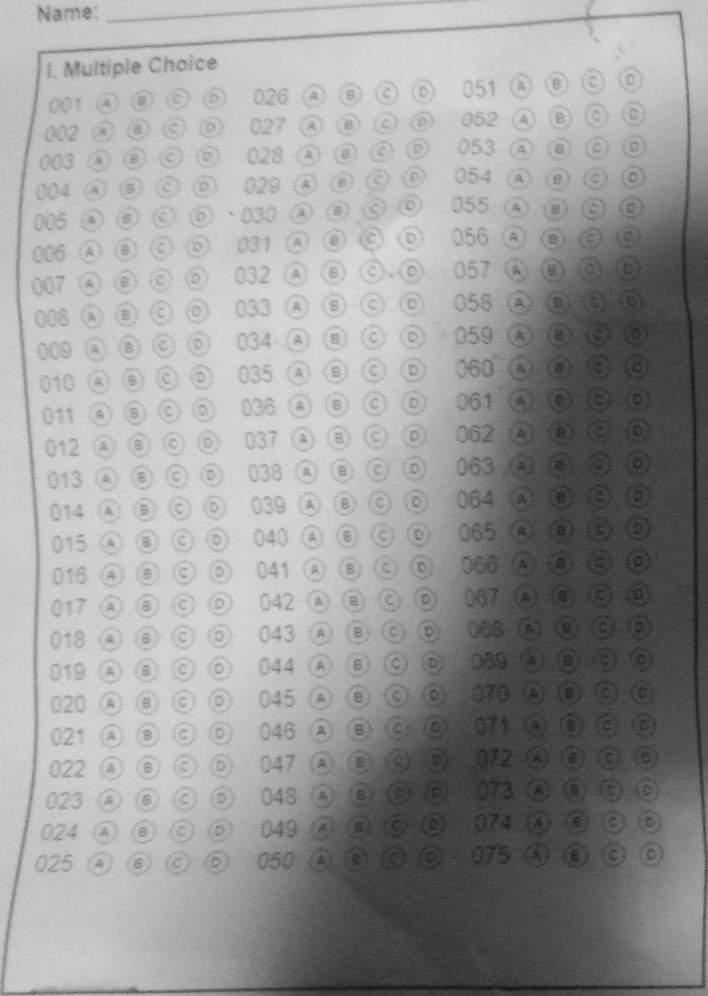
#> input picture 1.png, 708 x 996 px, shrunk from 1262 x 1774 before the run, found by its file name
$ python mark_det.py
#> lines starting #> are read from the running program, lines starting #| are printed output that depends on the picture; after the words box and inside, x2 and y2 are one past the last pixel; in counts of white or black regions, pixels touching at a corner belong together
import cv2
import numpy as np
from matplotlib import pyplot as plt

def show_img(image, **kwargs):
    # Display the image with detected rectangles using matplotlib
    plt.imshow(image,**kwargs)
    plt.axis('off')
    plt.show()

def show_img(img, cmap=None):
    plt.figure(figsize=(8, 6))
    plt.imshow(img, cmap=cmap)
    plt.axis('off')
    plt.show()

# Load an image from file
image = cv2.imread(r"C:\Users\USER\Documents\GitHub\sample\sampleapp\helloworld\1.png", 0)
#> image is the input picture: shape (996, 708); min 16, max 219, mean 153.6

# Apply adaptive thresholding
adaptive_thresh = cv2.adaptiveThreshold(image, 255, cv2.ADAPTIVE_THRESH_MEAN_C, cv2.THRESH_BINARY, 11, 2)
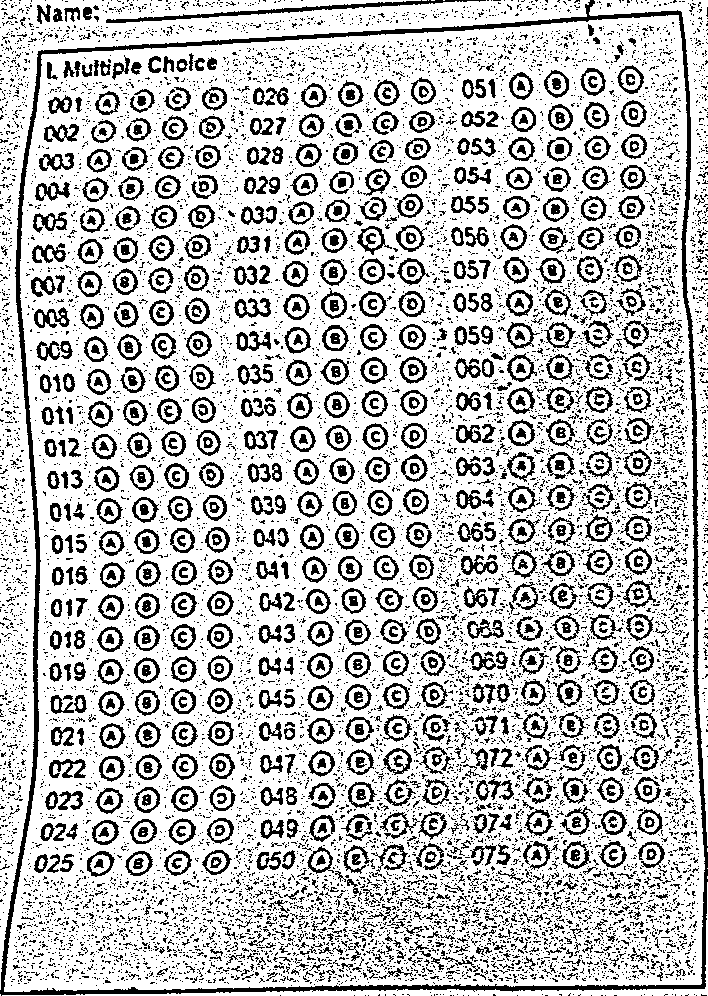
#> adaptive_thresh: shape (996, 708); 75.1% white; 12894 black regions (11791 under 20 px), largest, box (x1, y1, x2, y2) and area: (0, 0, 708, 996) 13939, (106, 0, 486, 23) 1311, (49, 759, 86, 778) 367


ret, thresh = cv2.threshold(adaptive_thresh, 50, 255, 1)


#show_img(erode)

#gray_blurred = cv2.blur(gray, (3, 3))

# Apply Hough transform on the blurred image.
detected_circles = cv2.HoughCircles(thresh,
                   cv2.HOUGH_GRADIENT, 1, 20, param1 = 50,
               param2 = 30, minRadius = 1, maxRadius = 40)
#> detected_circles = 336 rows, first 8: [622.5, 612.5, 33.8], [625.5, 474.5, 29.4], [551.5, 668.5, 33.8], [344.5, 867.5, 33.8], [369.5, 956.5, 32.7], [446.5, 468.5, 37.2], [642.5, 290.5, 33.8], [394.5, 293.5, 37.2]

# Draw circles that are detected.
if detected_circles is not None:

    # Convert the circle parameters a, b and r to integers.
    detected_circles = np.uint16(np.around(detected_circles))
#> detected_circles = 336 rows, first 8: [622, 612, 34], [626, 474, 29], [552, 668, 34], [344, 868, 34], [370, 956, 33], [446, 468, 37], [642, 290, 34], [394, 294, 37]

    for pt in detected_circles[0, :]:
        a, b, r = pt[0], pt[1], pt[2]
        print(pt)
        # Draw the circumference of the circle.
        cv2.circle(thresh, (a, b), r, (0, 255, 0), 5)

        # Draw a small circle (of radius 1) to show the center.
        cv2.circle(thresh, (a, b), 1, (0, 0, 255), 10)
#> this loop made 336 passes
#| [622 612  34]
#| [626 474  29]
#| [552 668  34]
#| [344 868  34]
#| [370 956  33]
#| [446 468  37]
#| [642 290  34]
#| [394 294  37]
#> (further printed lines are left out)
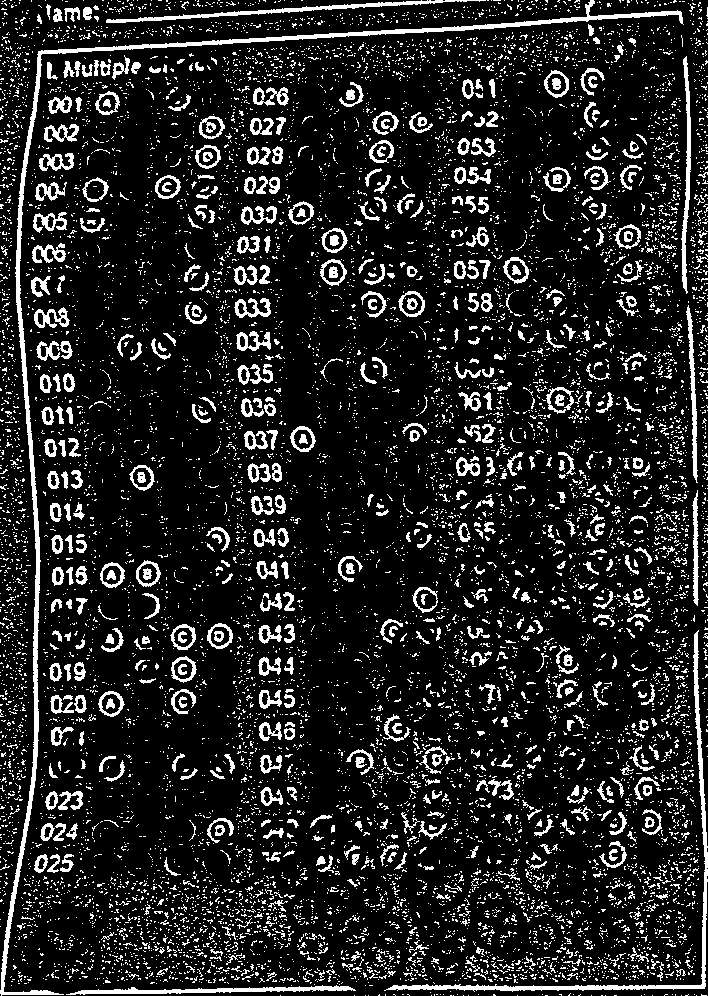
#> thresh: shape (996, 708); 13.9% white; 11098 white regions (10412 under 20 px), largest, box (x1, y1, x2, y2) and area: (0, 0, 684, 996) 7157, (384, 630, 708, 992) 2777, (106, 0, 486, 23) 1311
        #cv2.imshow("Detected Circle", img)
show_img(thresh)

$ run again, with 2.png copied over 1.png
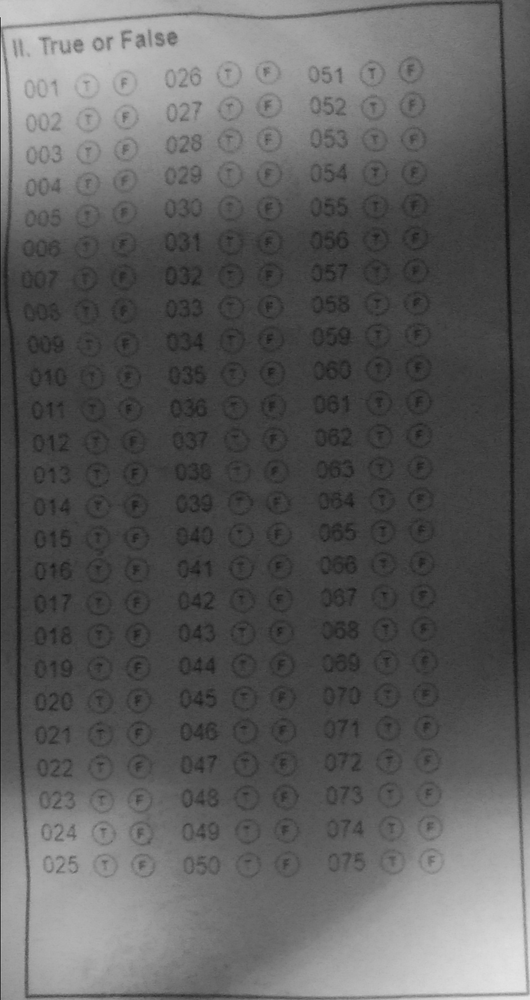
#> input picture 2.png, 530 x 1000 px, shrunk from 950 x 1794 before the run, found by its file name
#> image is the input picture: shape (1000, 530); min 18, max 230, mean 93.1
#> `adaptive_thresh = cv2.adaptiveThreshold(image, 255, cv2.ADAPTIVE_THRES..`:
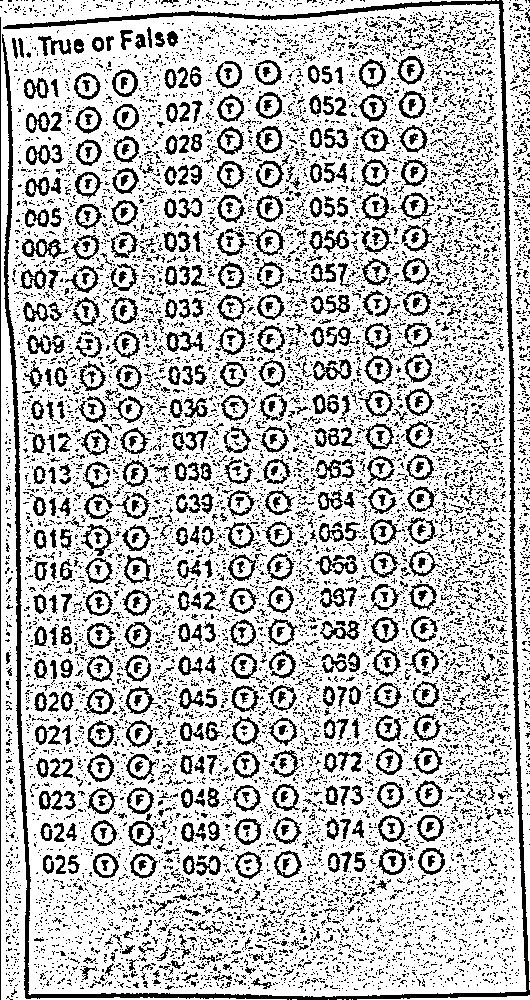
#> adaptive_thresh: shape (1000, 530); 74.4% white; black in thin lines or dots
#> `detected_circles = cv2.HoughCircles(thresh, cv2.HOUGH_GRADIENT, 1, 20,..`: detected_circles = 251 rows, first 8: [400.5, 310.5, 38.3], [210.5, 569.5, 39.4], [330.5, 256.5, 35], [335.5, 407.5, 33.8], [445.5, 238.5, 33.8], [328.5, 192.5, 39.4], [192.5, 359.5, 33.8], [409.5, 541.5, 35]
#> `detected_circles = np.uint16(np.around(detected_circles))`: detected_circles = 251 rows, first 8: [400, 310, 38], [210, 570, 39], [330, 256, 35], [336, 408, 34], [446, 238, 34], [328, 192, 39], [192, 360, 34], [410, 542, 35]
#> the loop `for pt in detected_circles[0, :]:` made 251 passes
#> (printed output is left out)
#> after the loop `for pt in detected_circles[0, :]:`:
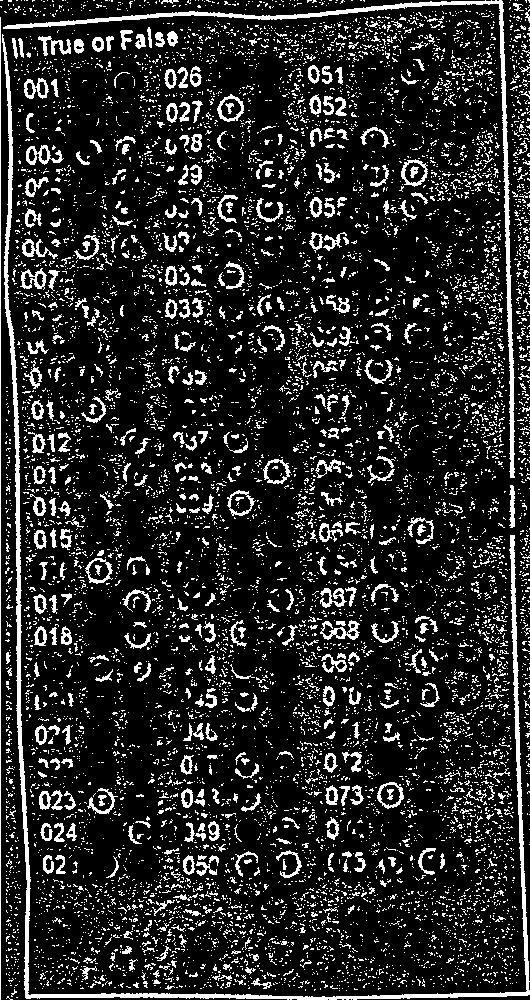
#> thresh: shape (1000, 530); 15.3% white in thin lines or dots

$ run again, with 3.png copied over 1.png
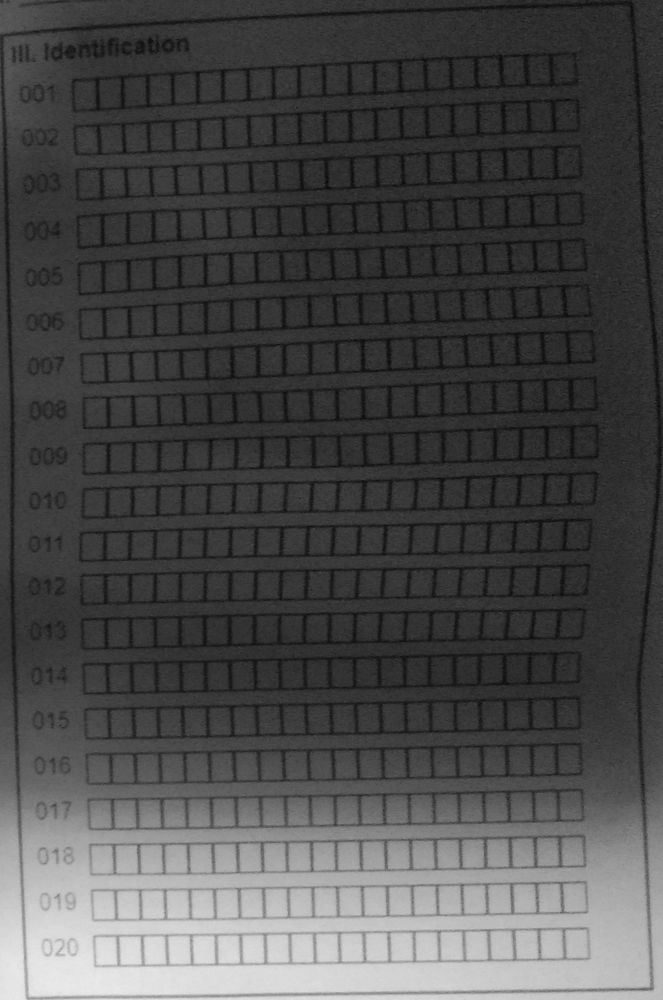
#> input picture 3.png, 663 x 1000 px, shrunk from 1227 x 1851 before the run, found by its file name
#> image is the input picture: shape (1000, 663); min 8, max 235, mean 73.8
#> `adaptive_thresh = cv2.adaptiveThreshold(image, 255, cv2.ADAPTIVE_THRES..`:
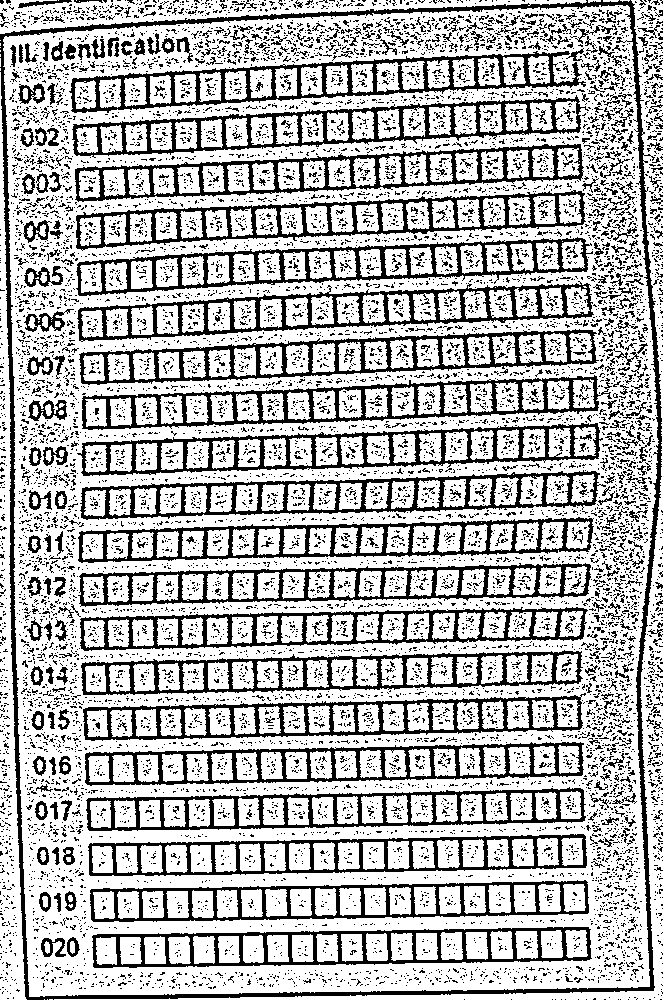
#> adaptive_thresh: shape (1000, 663); 71% white; 11209 black regions (10651 under 20 px), largest, box (x1, y1, x2, y2) and area: (0, 0, 662, 1000) 13625, (77, 281, 594, 342) 6041, (82, 375, 612, 430) 6016
#> `detected_circles = cv2.HoughCircles(thresh, cv2.HOUGH_GRADIENT, 1, 20,..`: detected_circles = 209 rows, first 8: [86.5, 86.5, 37.2], [604.5, 429.5, 35], [532.5, 494.5, 38.3], [593.5, 682.5, 33.8], [487.5, 756.5, 33.8], [438.5, 260.5, 33.8], [476.5, 805.5, 33.8], [477.5, 313.5, 33.8]
#> `detected_circles = np.uint16(np.around(detected_circles))`: detected_circles = 209 rows, first 8: [86, 86, 37], [604, 430, 35], [532, 494, 38], [594, 682, 34], [488, 756, 34], [438, 260, 34], [476, 806, 34], [478, 314, 34]
#> the loop `for pt in detected_circles[0, :]:` made 209 passes
#> (printed output is left out)
#> after the loop `for pt in detected_circles[0, :]:`:
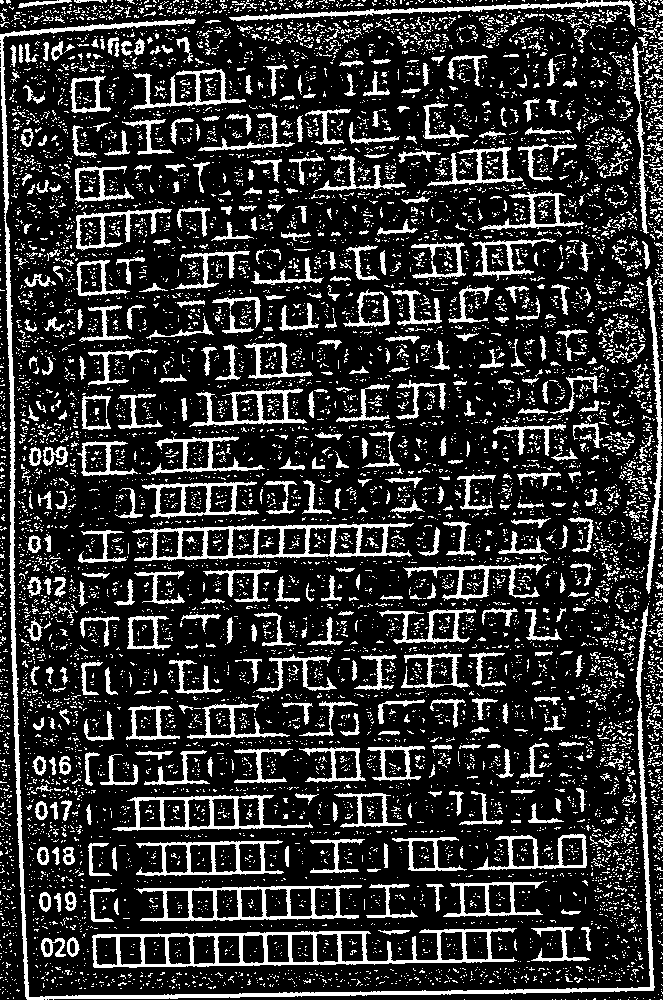
#> thresh: shape (1000, 663); 19.8% white; 9677 white regions (8990 under 20 px), largest, box (x1, y1, x2, y2) and area: (0, 18, 655, 1000) 8830, (92, 928, 517, 968) 4277, (132, 523, 414, 561) 2910
